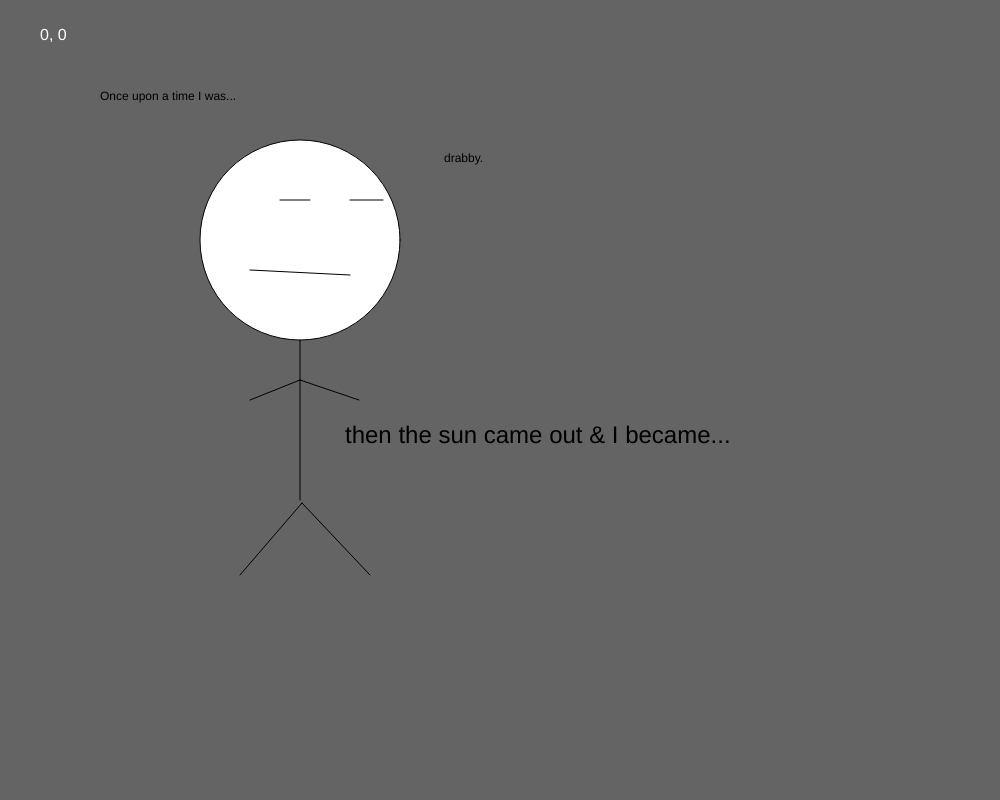
Frame 1 (no input)
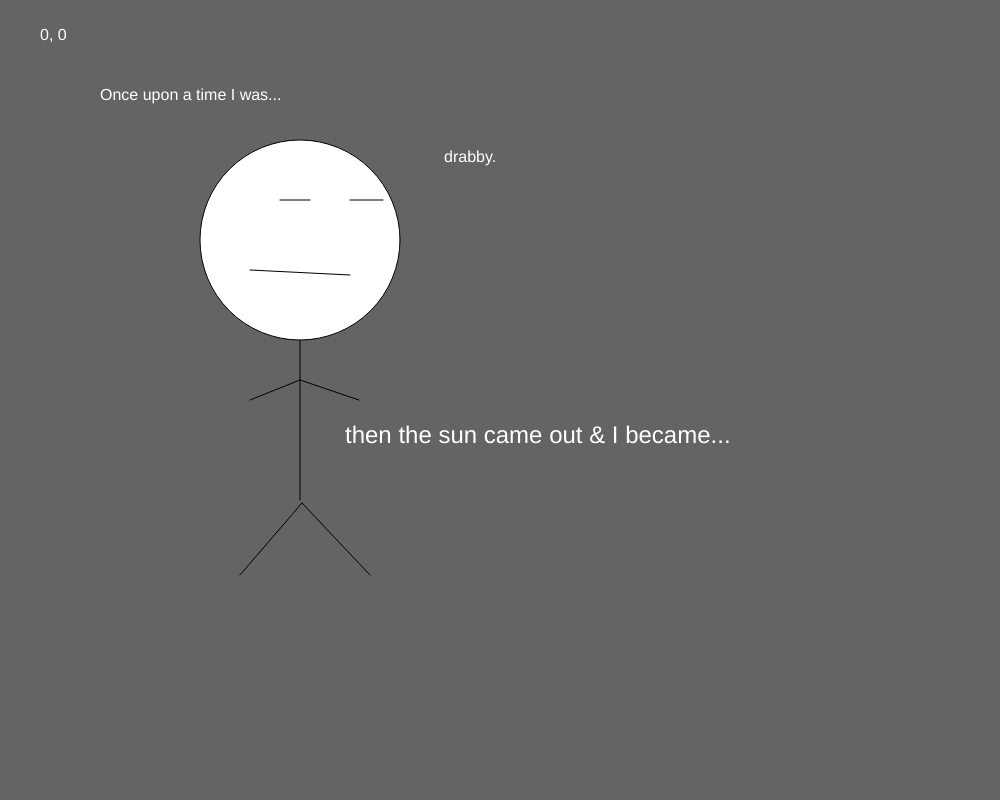
Frame 60 (no input)
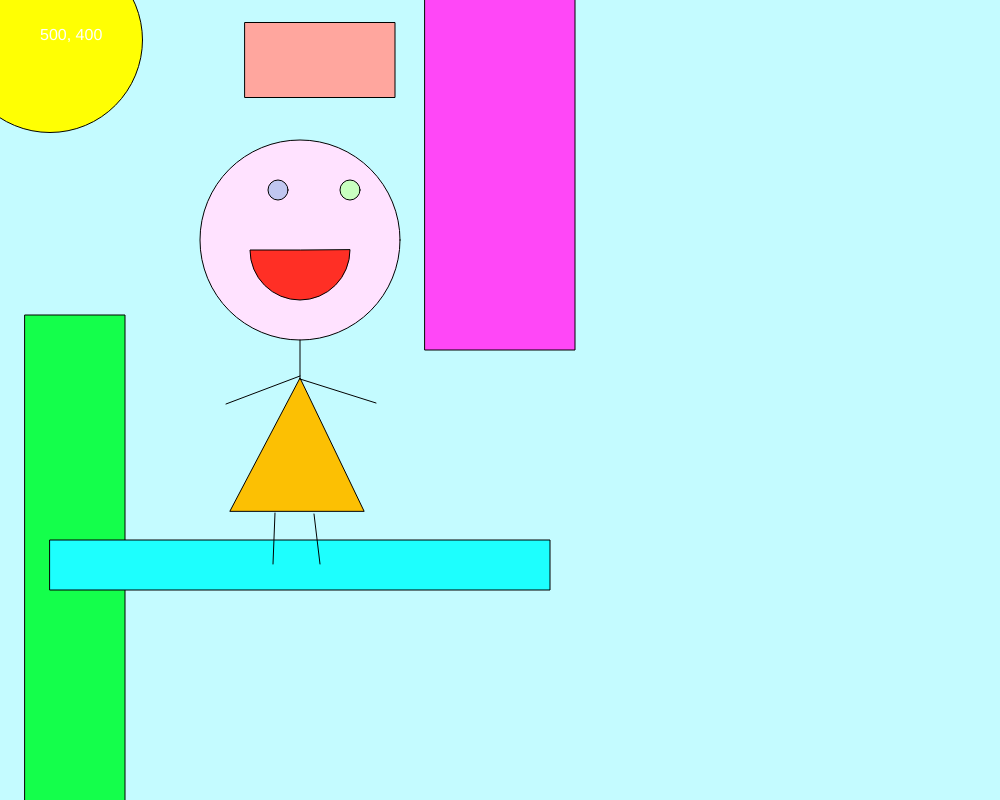
Frame 120 (the mouse pressed at the canvas centre since frame 60)

The p5.js sketch that drew these frames (run headless with seeded random() and noise() and a simulated clock; from frame 60 on, the mouse is pressed at the canvas centre):

// p5.js sketch
// ── sketch.js
function setup() {
  createCanvas(1000, 800);
  rectMode(CENTER);
  ellipseMode(CENTER);

}



function draw() {

  background(100);
  text ("Once upon a time I was...", 100, 100);
text("drabby.", 444, 162);
  textSize (24);

  text("then the sun came out & I became...", 345, 443);
  textSize (16);

  if (mouseIsPressed) {
    // stuff that shows when the mouse is pressed
 background(196, 251, 255);
    //and I decided to live my most SUPER colorful best life!

    //long 1
    fill (20, 500, 75);
    rect (75, 565, 100, 500);


    //bottom mid
    fill (29, 255, 254);
    rect (300, 565, 500, 50);

    //top mid rect
    fill (255, 166, 158);
    rect (320, 60, 150, 75);

    //long r
    fill (255, 71, 247);
    rect (500, 100, 150, 500); //long r

    //face
    fill (255, 226, 255);
    ellipse(300, 240, 200, 200);

    line(300, 340, 300, 500);

    //sun
    fill (255, 255, 3);
    ellipse (50, 40, 185) ;

    //dress
    fill (252, 192, 3) ;
    triangle(230, 511, 300, 378, 364, 511);

    line (300, 376, 226, 404);  //l arm
    line (300, 379, 376, 403); //r arm
    //line (302, 502, 250, 400);
    line (314, 514, 320, 564); //r leg
    line (275, 513, 273, 564);  //l leg

    //r eye
    fill (201, 255, 192);
    ellipse (350, 190, 20, 20);


    //l eye
    fill (192, 199, 240);
    ellipse (278, 190, 20, 20);


   //mouth
    fill (255, 47, 37);
    arc(300, 250, 100, 100, 0, radians(180), PIE);

  } else {
    // when the mouse isn't pressed!

    ellipse(300, 240, 200, 200);
   line(300, 340, 300, 500);
    line (300, 380, 250, 400);
    line (300, 380, 359, 400);
    //line (302, 502, 250, 400);
    line (302, 503, 370, 575);
    line (302, 503, 240, 575);
    line(383, 200, 350, 200);
    line(280, 200, 310, 200);
    line(250, 270, 350, 275);
  }



  // this shows mouse location - comment it out when you're done!

  fill(300);
  text(mouseX + ", " + mouseY, 40, 40);

}






// record the mouse location in console when clicked
function mouseReleased() {
  print(mouseX + ", " + mouseY);
}



  
